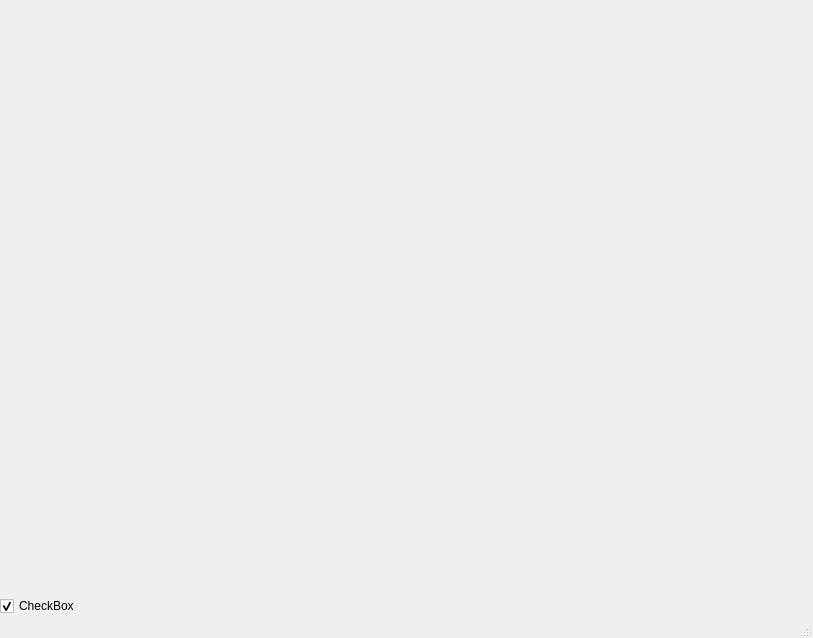
<?xml version="1.0" encoding="UTF-8"?>
<ui version="4.0">
 <class>MainWindow</class>
 <widget class="QMainWindow" name="MainWindow">
  <property name="geometry">
   <rect>
    <x>0</x>
    <y>0</y>
    <width>813</width>
    <height>638</height>
   </rect>
  </property>
  <property name="windowTitle">
   <string>MainWindow</string>
  </property>
  <widget class="QWidget" name="centralwidget">
   <layout class="QGridLayout" name="gridLayout">
    <property name="leftMargin">
     <number>0</number>
    </property>
    <property name="topMargin">
     <number>0</number>
    </property>
    <property name="rightMargin">
     <number>0</number>
    </property>
    <property name="bottomMargin">
     <number>0</number>
    </property>
    <property name="spacing">
     <number>0</number>
    </property>
    <item row="0" column="0">
     <widget class="wSbora" name="wSa" native="true">
      <property name="minimumSize">
       <size>
        <width>692</width>
        <height>514</height>
       </size>
      </property>
      <layout class="QGridLayout" name="gridLayout_2">
       <property name="leftMargin">
        <number>0</number>
       </property>
       <property name="topMargin">
        <number>0</number>
       </property>
       <property name="rightMargin">
        <number>0</number>
       </property>
       <property name="bottomMargin">
        <number>0</number>
       </property>
       <property name="spacing">
        <number>0</number>
       </property>
      </layout>
     </widget>
    </item>
    <item row="1" column="0">
     <widget class="QCheckBox" name="checkBox">
      <property name="text">
       <string>CheckBox</string>
      </property>
      <property name="checked">
       <bool>true</bool>
      </property>
     </widget>
    </item>
   </layout>
  </widget>
  <widget class="QMenuBar" name="menubar">
   <property name="geometry">
    <rect>
     <x>0</x>
     <y>0</y>
     <width>813</width>
     <height>21</height>
    </rect>
   </property>
  </widget>
  <widget class="QStatusBar" name="statusbar"/>
 </widget>
 <customwidgets>
  <customwidget>
   <class>wSbora</class>
   <extends>QWidget</extends>
   <header location="global">wsbora.h</header>
   <container>1</container>
   <slots>
    <signal>chimage(QByteArray,QString)</signal>
   </slots>
  </customwidget>
 </customwidgets>
 <resources/>
 <connections/>
</ui>
